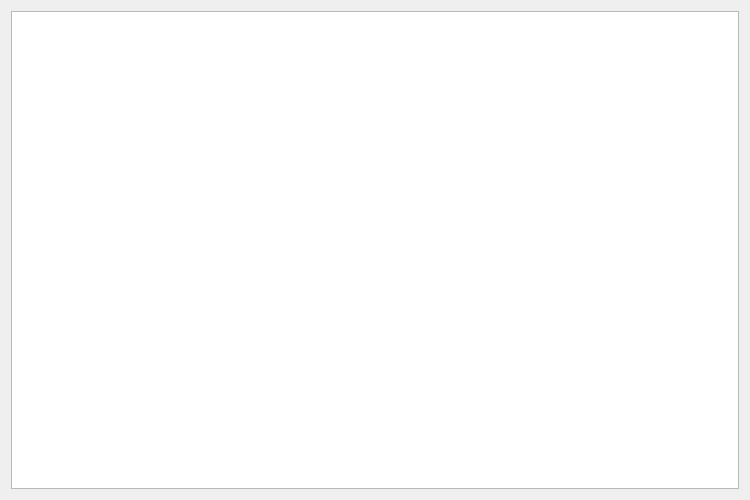
<?xml version="1.0" encoding="UTF-8"?>
<ui version="4.0">
 <class>Dialog</class>
 <widget class="QDialog" name="Dialog">
  <property name="geometry">
   <rect>
    <x>0</x>
    <y>0</y>
    <width>750</width>
    <height>500</height>
   </rect>
  </property>
  <property name="sizePolicy">
   <sizepolicy hsizetype="Fixed" vsizetype="Fixed">
    <horstretch>0</horstretch>
    <verstretch>0</verstretch>
   </sizepolicy>
  </property>
  <property name="windowTitle">
   <string>Доступно обновление!</string>
  </property>
  <layout class="QVBoxLayout" name="verticalLayout_2">
   <item>
    <widget class="QTextBrowser" name="textBrowser">
     <property name="openExternalLinks">
      <bool>true</bool>
     </property>
    </widget>
   </item>
  </layout>
 </widget>
 <resources/>
 <connections/>
</ui>
